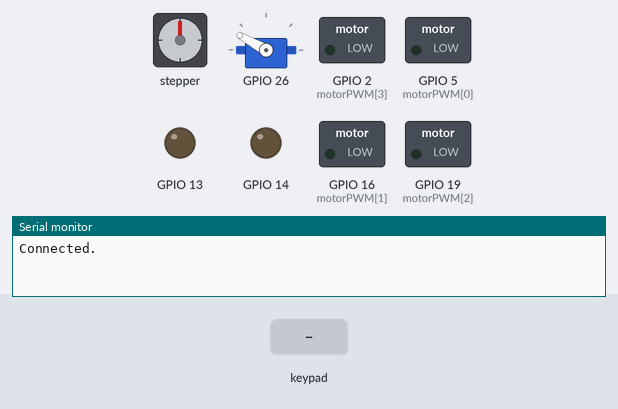
Bench run of a sketch on a simulated ESP32. Shown: stepper motor, servo, switched loads named in the sketch (green lamp = pin HIGH), output pins drawn as LEDs (lit = HIGH), the last lines printed to the serial monitor. Wiring (inferred from the names in the program): stepper motor (2048 steps per turn assumed): coils GPIO 17, GPIO 4, GPIO 18, GPIO 15. Inputs (shaded band) come from the test bench. Nothing arrives over Bluetooth unless stated; servo pulses on a pin are drawn as a servo (544–2400 µs = 0–180°).

Above: at 1.2 s.
1.3 s: key 'T' pressed
At 1.8 s:
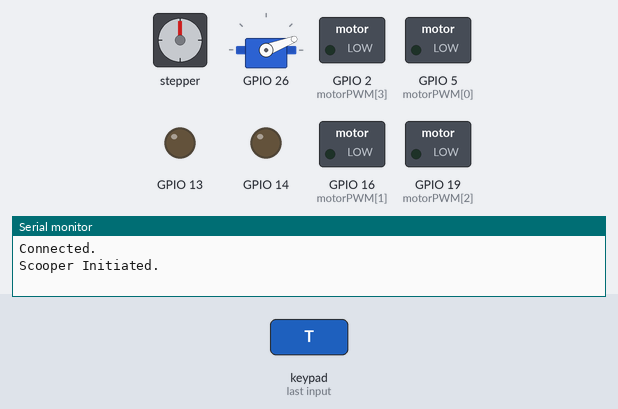
3.5 s: key '+' pressed
At 4.3 s:
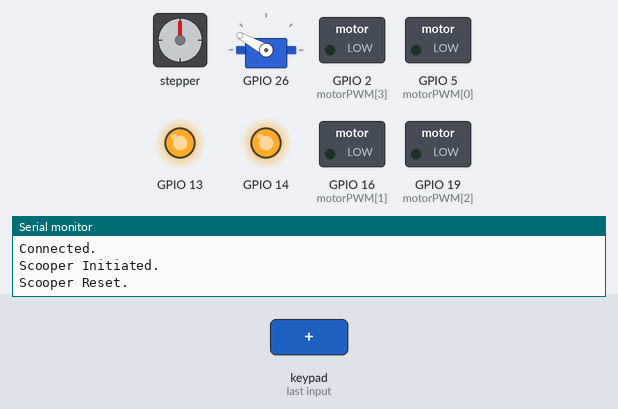
5.0 s: key 'S' pressed
At 5.4 s:
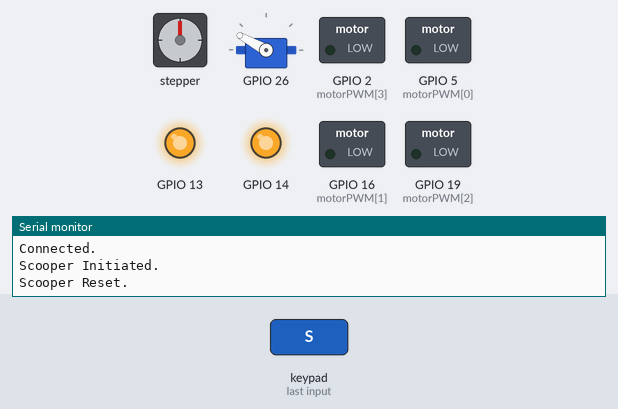
6.5 s: key 'T' pressed
At 7.7 s:
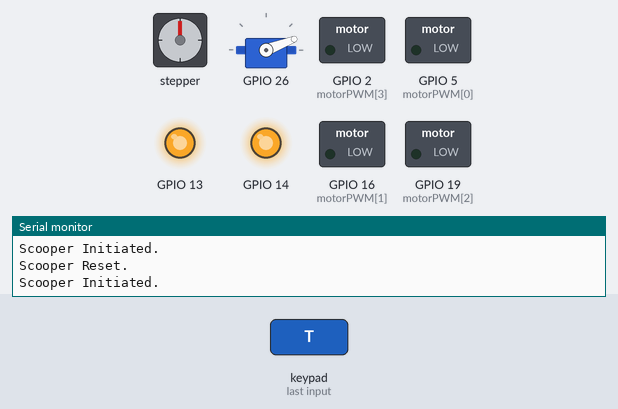
Timing chart, 0 to 10.0 s (numbered marks = the images above; inputs shaded):
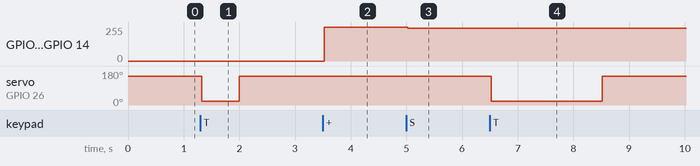

The sketch:

Robocon_Hitter_V2.ino
```cpp
// // Additional Functionalities
// #include "OTA.h"
// #include "User_interface.h"
// #include "MPU6050.h"

// Functional Macros
#include "PS3.h"
#include "Movement.h"
#include "Servo.h"
#include "Shooting.h"

void setup() {
  // Setup Read Spead and Serial monitor's Baud Rate
  analogReadResolution(12);
  Serial.begin(115200);

  // // Additional Macro Setups
  // OTA_setup();
  // User_interface_setup();
  // MPU6050_setup();

  // Macro Setups
  PS3_setup();
  Movement_setup();
  Servo_setup();
  launch_setup();

  while (!Ps3.isConnected())
  {
    motor(motor_Speed);
    //    OLED_display();
    //    OLED_display();
    PS3_move(stick_LX, stick_LY, stick_RX , stick_RY);
    //    server.handleClient();
    delay(1);
  }
}
int SpeedMode = 1;
void loop() {
  //launch(255);
  launch(shootingSpeed, startMotor);
// NOTE:
// launch() only sets the speed, doesn't actually shoot
// shootingSpeed is a global var set in PS3.h

  // // Additonal Macro Service Routines (Polling)
  // OLED_display();
  // server.handleClient();

  // Macro Service Routines (Polling)
  PS3_move(stick_LX, stick_LY, stick_RX , stick_RY);
  // PS3_move_DPAD();
  Servo_run(Triangle, Square, L1, R1);

  //  delay(1);
}
```

Movement.h
```cpp
// motor control system for TB6612FNG motor driver
// Also includes PS3 to motor control


//  motor control pin layout   [ Left Front, Right Front , Back Left , Back Right]
const byte motorPin1[] =  {17, 4, 18, 15};
const byte motorPWM[] = {5,  16, 19, 2};

//const byte motorPin1[] =  {15,4, 17, 18};
//const byte motorPWM[] = {2,  16, 5, 19}

//const byte motorPin2[] = {22, 2, 12, 17};
const byte motorChannel[] = {6, 7, 8, 9};
//const byte motorSTBY[] = {27};

int motor_Speed[] = {0, 0, 0, 0};
const byte PWM_resolution = 8;//16;
const int PWM_resolution_max_value = 255;//65536;


void motor(int Speed[])
{
  // invert back motors of the system
  Speed[0] = Speed[0];
  Speed[1] = Speed[1];
  Speed[2] = -Speed[2];
  Speed[3] = -Speed[3];

 // for loop to run each motors individually
  for (int x = 0; x < sizeof(motorPin1); x++)
  {

    if (Speed[x] > 0)
    { // Forward
      digitalWrite(motorPin1[x], HIGH);
      ledcWrite(motorChannel[x] , abs(Speed[x]));
    }
    else if (Speed[x] < 0)
    { // Reverse
      digitalWrite(motorPin1[x], LOW);
      ledcWrite(motorChannel[x] , abs(Speed[x]));
    }
    else
    { //Stop
      digitalWrite(motorPin1[x], LOW);
      ledcWrite(motorChannel[x] , 0);
    }
  }

}

void PS3_move(int LX, int LY, int RX , int RY)
{
  // angle from 0 to 2*pi
  float angle = PS3_LeftAnalogStickAngle (LX, LY)  ;

  //Speed  (range of 0 to 100)
  float Speed_total_percent = PS3_LeftAnalogStickSpeed(LX, LY);

  // turn speed for rotational movement
  float turn_Speed = 0;

  // filter to ignore inputs below 15 from controller for rotation only
  if (abs(RX) > 15) turn_Speed = map(RX, -128, 127 , -150, 150);


  /*Mecanum wheels programming instructions found on this website
    https://seamonsters-2605.github.io/archive/mecanum
    similar principle is applied, however the direction of motion was changed (clockwise being positive angle)
  */

  motor_Speed[0] = map(sin(angle + (1 * PI) / 4) * Speed_total_percent * 100, -10000, 10000, -PWM_resolution_max_value, PWM_resolution_max_value);
  motor_Speed[1] = map(sin(angle + (3 * PI) / 4) * Speed_total_percent * 100, -10000, 10000, -PWM_resolution_max_value, PWM_resolution_max_value);
  motor_Speed[2] = map(sin(angle + (3 * PI) / 4) * Speed_total_percent * 100, -10000, 10000, -PWM_resolution_max_value, PWM_resolution_max_value);
  motor_Speed[3] = map(sin(angle + (1 * PI) / 4) * Speed_total_percent * 100, -10000, 10000, -PWM_resolution_max_value, PWM_resolution_max_value);

  //apply turn Speed to allow control using right analog stick
  motor_Speed[0] = motor_Speed[0] + turn_Speed;
  motor_Speed[1] = motor_Speed[1] - turn_Speed;
  motor_Speed[2] = motor_Speed[2] + turn_Speed;
  motor_Speed[3] = motor_Speed[3] - turn_Speed;

  // run all motors with according speeds
  motor(motor_Speed);

}

//void smallRot(int speed, float angle , int rotateSpeed)
//{
//  Speed_total_percent = 50;
//
//  motor_Speed[0] = map(sin(angle + (1 * PI) / 4) * Speed_total_percent * 100, -10000, 10000, -PWM_resolution_max_value, PWM_resolution_max_value);
//  motor_Speed[1] = map(sin(angle + (3 * PI) / 4) * Speed_total_percent * 100, -10000, 10000, -PWM_resolution_max_value, PWM_resolution_max_value);
//  motor_Speed[2] = map(sin(angle + (3 * PI) / 4) * Speed_total_percent * 100, -10000, 10000, -PWM_resolution_max_value, PWM_resolution_max_value);
//  motor_Speed[3] = map(sin(angle + (1 * PI) / 4) * Speed_total_percent * 100, -10000, 10000, -PWM_resolution_max_value, PWM_resolution_max_value);
//
//  //apply turn Speed to allow control using right analog stick
//  motor_Speed[0] = motor_Speed[0] + turn_Speed;
//  motor_Speed[1] = motor_Speed[1] - turn_Speed;
//  motor_Speed[2] = motor_Speed[2] + turn_Speed;
//  motor_Speed[3] = motor_Speed[3] - turn_Speed;
//
//  // run all motors with according speeds
//  motor(motor_Speed);
//}


//void PS3_move_DPAD()
//{
//  // int Speed = pot_Value = map(analogRead(pot_Pin), 0, 4095, 0, PWM_resolution_max_value) ;
//  int Speed =150 ;
//
//  if ((Ps3.data.button.up == 0)  && (Ps3.data.button.right == 0) && (Ps3.data.button.down == 0) && (Ps3.data.button.left == 0) && (Ps3.data.button.l1 == 0) && (Ps3.data.button.r1 == 0))
//  {
//    motor_Speed[0] = 0;
//    motor_Speed[1] = 0;
//    motor_Speed[2] = 0;
//    motor_Speed[3] = 0;
//  }
//  else if ((Ps3.data.button.up == 1)  && (Ps3.data.button.right == 0) && (Ps3.data.button.down == 0) && (Ps3.data.button.left == 0))
//  {
//    motor_Speed[0] = +Speed;
//    motor_Speed[1] = +Speed;
//    motor_Speed[2] = +Speed;
//    motor_Speed[3] = +Speed;
//  }
//  else if ((Ps3.data.button.up == 1)  && (Ps3.data.button.right == 1) && (Ps3.data.button.down == 0) && (Ps3.data.button.left == 0))
//  {
//    motor_Speed[0] = +Speed;
//    motor_Speed[1] = 0;
//    motor_Speed[2] = 0;
//    motor_Speed[3] = +Speed;
//  }
//  else if ((Ps3.data.button.up == 0)  && (Ps3.data.button.right == 1) && (Ps3.data.button.down == 0) && (Ps3.data.button.left == 0))
//  {
//    motor_Speed[0] = +Speed;
//    motor_Speed[1] = -Speed;
//    motor_Speed[2] = -Speed;
//    motor_Speed[3] = +Speed;
//  }
//  else if ((Ps3.data.button.up == 0)  && (Ps3.data.button.right == 1) && (Ps3.data.button.down == 1) && (Ps3.data.button.left == 0))
//  {
//    motor_Speed[0] = 0;
//    motor_Speed[1] = -Speed;
//    motor_Speed[2] = -Speed;
//    motor_Speed[3] = 0;
//  }
//  else if ((Ps3.data.button.up == 0)  && (Ps3.data.button.right == 0) && (Ps3.data.button.down == 1) && (Ps3.data.button.left == 0))
//  {
//    motor_Speed[0] = -Speed;
//    motor_Speed[1] = -Speed;
//    motor_Speed[2] = -Speed;
//    motor_Speed[3] = -Speed;
//  }
//  else if ((Ps3.data.button.up == 0)  && (Ps3.data.button.right == 0) && (Ps3.data.button.down == 1) && (Ps3.data.button.left == 1))
//  {
//    motor_Speed[0] = -Speed;
//    motor_Speed[1] = 0;
//    motor_Speed[2] = 0;
//    motor_Speed[3] = -Speed;
//  }
//  else if ((Ps3.data.button.up == 0)  && (Ps3.data.button.right == 0) && (Ps3.data.button.down == 0) && (Ps3.data.button.left == 1))
//  {
//    motor_Speed[0] = -Speed;
//    motor_Speed[1] = +Speed;
//    motor_Speed[2] = +Speed;
//    motor_Speed[3] = -Speed;
//  }
//  else if ((Ps3.data.button.up == 1)  && (Ps3.data.button.right == 0) && (Ps3.data.button.down == 0) && (Ps3.data.button.left == 1))
//  {
//    motor_Speed[0] = 0;
//    motor_Speed[1] = Speed;
//    motor_Speed[2] = Speed;
//    motor_Speed[3] = 0;
//  }
//  else if ((Ps3.data.button.l1 == 1) && (Ps3.data.button.r1 == 0))
//  {
//    motor_Speed[0] = -Speed;
//    motor_Speed[1] = Speed;
//    motor_Speed[2] = -Speed;
//    motor_Speed[3] = Speed;
//  }
//  else if ((Ps3.data.button.l1 == 0) && (Ps3.data.button.r1 == 1))
//  {
//    motor_Speed[0] = Speed;
//    motor_Speed[1] = -Speed;
//    motor_Speed[2] = Speed;
//    motor_Speed[3] = -Speed;
//  }
//  else
//  {
//    motor_Speed[0] = 0;
//    motor_Speed[1] = 0;
//    motor_Speed[2] = 0;
//    motor_Speed[3] = 0;
//  }
//
//  motor(motor_Speed);
//}

void Movement_setup()
{
  // movement setup

  // activate Standby pin
//  for (int x = 0; x < sizeof(motorSTBY); x++)
//  {
//    pinMode(motorSTBY[x], OUTPUT);
//  }

// set motor pins as output
  for (int x = 0; x < sizeof(motorPin1); x++)
  {
    pinMode(motorPin1[x], OUTPUT);
//    pinMode(motorPin2[x], OUTPUT);
    ledcSetup(motorChannel[x], 5000, PWM_resolution);
    ledcAttachPin(motorPWM[x] , motorChannel[x] );
  }
}
```

PS3.h
```cpp
// Allows control using a PS3 controller by using the github library by jvpernis
//https://github.com/jvpernis/esp32-ps3

#include <Ps3Controller.h>

// Function prototypes
void dispSpeed(int shootingSpeed) ;

// PS3 Status Variables
int player = 0;
int battery = 0;

// Shooting motor status
int startMotor = 0;

// PS3 Control Variables (Movement)
int stick_LX;
int stick_LY;
int stick_RX;
int stick_RY;

// Micro-movement Variables
int smallUp = 0;
int smallDown = 0;
int smallLeft = 0;
int smallRight = 0;
int smallRotLeft = 0;
int smallRotRight = 0;

// PS3 Control Variables (Servos)
int Triangle = 0; // 0 = not pressed (hold position), 1 = pressed (Request Scoop)
int shootingSpeed = 255;

int Square = 0;   // 0 = not pressed (hold position), 1 = pressed (Request Ball Release)
int Circle = 0;
int L1 = 0;       // 0 = not pressed (hold position), 1 = pressed (Tighten Gripper)
int R1 = 0;       // 0 = not pressed (hold position), 1 = pressed (Loosen Gripper)

// PS3 Control Variables (Stepper)
int L2 = 0;       // 0 = not pressed (hold position), 1 = pressed (Move Gripper Up)
int R2 = 0;       // 0 = not pressed (hold position), 1 = pressed (Move Gripper Down)

// Internal Variable Changes when PS3 Control changes
void notify()
{
  // Movement
  if ( abs(Ps3.event.analog_changed.stick.lx) + abs(Ps3.event.analog_changed.stick.ly) > 2 ) {
    stick_LX = Ps3.data.analog.stick.lx;
    stick_LY = -Ps3.data.analog.stick.ly;
  }
//  else
//  {
//    stick_LX = 0;
//    stick_LY = 0;
//  }
  if ( abs(Ps3.event.analog_changed.stick.rx) + abs(Ps3.event.analog_changed.stick.ry) > 2 ) {
    stick_RX = Ps3.data.analog.stick.rx;
    stick_RY = -Ps3.data.analog.stick.ry;
  }
//  else
//  {
//    stick_RX = 0;
//    stick_RY = 0;
//  }

// MICRO-MOVEMENTS (TRANSLATION)
  if( Ps3.event.button_down.up ) {
    smallUp = 1;
    Serial.println("Started pressing the up button");
  }
  if( Ps3.event.button_up.up ) {
    smallUp = 0;
    Serial.println("Released the up button");
  }
  if( Ps3.event.button_down.right ) {
    smallRight = 1;
    Serial.println("Started pressing the right button");
  }
  if( Ps3.event.button_up.right ) {
    smallRight = 0;
    Serial.println("Released the right button");
  }
  if( Ps3.event.button_down.down ) {
    smallDown = 1;
    Serial.println("Started pressing the down button");
  }
  if( Ps3.event.button_up.down ) {
    smallDown = 0;
    Serial.println("Released the down button");
  }
  if( Ps3.event.button_down.left ) {
    smallLeft = 1;
    Serial.println("Started pressing the left button");
  }
  if( Ps3.event.button_up.left ) {
    smallLeft = 0;
    Serial.println("Released the left button");
  }

  // MICRO-MOVEMENTS (ROTATION)
  if( Ps3.event.button_down.r1 )        smallRotRight = 1;
  if( Ps3.event.button_up.r1 )          smallRotRight = 0;
  if( Ps3.event.button_down.l1 )        smallRotLeft = 1;
  if( Ps3.event.button_up.l1 )          smallRotLeft = 0;

// SHOOTING MOTOR (IMPORTANT)
  if (Ps3.event.button_down.start ) startMotor = 1;
  if( Ps3.event.button_down.select ) startMotor = 0;

  // SHOOTING SPEED (IMPORTANT)
  if( Ps3.event.button_down.circle ) {
    if (shootingSpeed + 10 <= 255) {
      shootingSpeed += 10;
      Circle = 1;
    }
    dispSpeed(shootingSpeed);
  }
  if( Ps3.event.button_up.circle )      Circle = 0;

  if( Ps3.event.button_down.square ) {
    if (shootingSpeed - 10 >= 0) {
      shootingSpeed -= 10;
      Square = 1;
    }
    dispSpeed(shootingSpeed);
  }
  if( Ps3.event.button_up.square )      Square = 0;

  // LINEAR ACTUATOR (IMPORTANT)
  if( Ps3.event.button_down.triangle )  Triangle = 1;
  if( Ps3.event.button_up.triangle )    Triangle = 0;


//  if( Ps3.event.button_down.r1 )        R1 = 1;
//  if( Ps3.event.button_up.r1 )          R1 = 0;
//  if( Ps3.event.button_down.l1 )        L1 = 1;
//  if( Ps3.event.button_up.l1 )          L1 = 0;

  // Stepper
  if( Ps3.event.button_down.r2 )  R2 = 1;
  if( Ps3.event.button_up.r2 )    R2 = 0;
  if( Ps3.event.button_down.l2 )  L2 = 1;
  if( Ps3.event.button_up.l2 )    L2 = 0;
}

void dispSpeed(int shootingSpeed) {
    if (shootingSpeed >= 0 && shootingSpeed < 5) {
      Ps3.setPlayer(1);
    }
    else if (shootingSpeed >= 5 && shootingSpeed < 35) {
      Ps3.setPlayer(2);
    }
    else if (shootingSpeed >= 35 && shootingSpeed < 65) {
      Ps3.setPlayer(3);
    }
    else if (shootingSpeed >= 65 && shootingSpeed < 95) {
      Ps3.setPlayer(4);
    }
    else if (shootingSpeed >= 95 && shootingSpeed < 125) {
      Ps3.setPlayer(5);
    }
    else if (shootingSpeed >= 125 && shootingSpeed < 155) {
      Ps3.setPlayer(6);
    }
    else if (shootingSpeed >= 155 && shootingSpeed < 185) {
      Ps3.setPlayer(7);
    }
    else if (shootingSpeed >= 185 && shootingSpeed < 215) {
      Ps3.setPlayer(8);
    }
    else if (shootingSpeed >= 215 && shootingSpeed <= 245) {
      Ps3.setPlayer(9);
    }
    else if (shootingSpeed == 255) {
      Ps3.setPlayer(10);
    }
    else {
      Ps3.setPlayer(0);
    }
}

void onConnect() {
  Serial.println("Connected.");
}

// CHECK SERIAL CODE (IMPORTANT)
void PS3_setup()
{
  Ps3.attach(notify);
  Ps3.attachOnConnect(onConnect);
  Ps3.begin("01:02:03:04:05:06");
}

// Helper Function to Calculate Analog Stick Angle
float PS3_LeftAnalogStickAngle (int LX, int LY)
{
  float LX_vector = map(LX, -128, 127, -10000, 10000) / 100;
  float LY_vector = map(LY, -127, 128, -10000, 10000) / 100;
  float angle ;
  if (LY_vector == 0 && LX_vector > 0) angle = PI / 2;
  else if (LY_vector == 0 && LX_vector < 0) angle = 3 * PI / 2;
  else if (LY_vector == 0 && LX_vector == 0) angle = 0;
  else angle = atan(abs(LX_vector) / abs(LY_vector));

  if ( LX_vector > 0 && LY_vector > 0) angle = angle;
  else if ( LX_vector > 0 && LY_vector < 0) angle = PI - angle ;
  else if ( LX_vector < 0 && LY_vector < 0) angle = PI + angle;
  else if ( LX_vector < 0 && LY_vector > 0) angle = 2 * PI - angle;

  return angle;
}

// Helper Function to Calculate Analog Stick Speed
float PS3_LeftAnalogStickSpeed(int LX, int LY)
{
  float LX_vector = 0;
  float LY_vector = 0;
  if (abs(LX) > 15) LX_vector = map(LX, -128, 127, -10000, 10000) / 100;
//  else LX_vector = 0;
  if (abs(LY) > 15) LY_vector = map(LY, -127, 128, -10000, 10000) / 100;
//  else LY_vector = 0;
  float Speed = sqrt(LX_vector * LX_vector + LY_vector * LY_vector);
  if (Speed > 100) Speed = 100;

  return Speed;
}
```

PWMServo.h
```cpp
static const int minBit = 1638; // corresponding to 0 deg
static const int maxBit = 7864; // corresponding to 180 deg
static const int minDeg = 0;
static const int maxDeg = 180;
static const int freq = 50;
const int bitWidth = 16;
int servoPulse;


void PWMsetup(int channel, int pin) {
  ledcSetup(channel, freq,  bitWidth); // 50 Hz, 16-bit width
  ledcAttachPin(pin, channel);   // GPIO pin assigned to channel
}

// Creates a PWM signal by mapping the position of the servo in degrees to
void setPos(int channel, int deg) {
  servoPulse = map(deg, minDeg, maxDeg, minBit, maxBit);
  ledcWrite(channel, servoPulse);
}


//
//int ledState = LOW;             // ledState used to set the LED
//unsigned long previousMillis = 0;        // will store last time LED was updated
//const long interval = 5000;           // interval at which to blink (milliseconds)
//void setup() {
//  ledcSetup(1, freq,  bitWidth); // channel 1, 50 Hz, 16-bit width
//  ledcAttachPin(pin1, 1);   // GPIO 23 assigned to channel 1
//
//  ledcSetup(2, freq,  bitWidth); // channel 1, 50 Hz, 16-bit width
//  ledcAttachPin(pin2, 2);   // GPIO 23 assigned to channel 1
//}
//
//  float value = 90;
//  int servoPulse =0;
//void loop() {
//  //      ledcWrite(1, 1638);       // 0 degrees
//  //      ledcWrite(2, 7864);       // 0 degrees
//  //      delay(3000);
//  //      ledcWrite(1, 7864);       // 180 degrees
//  //      ledcWrite(2, 1638);       // 0 degrees
//  //      delay(3000);
//
//
//  unsigned long currentMillis = millis();
//  if (currentMillis - previousMillis >= interval) {
//    // save the last time you blinked the LED
//    previousMillis = currentMillis;
//    if (ledState == LOW) {
//      ledState = HIGH;
//      value = 150;
//      servoPulse = map(value, 0, 180, 1638, 7864);
//      ledcWrite(1, servoPulse);       // 90 degrees
//
//      value = 30;
//      servoPulse = map(value, 0, 180, 1638, 7864);
//      ledcWrite(2,servoPulse);
////      servoPulse = 20;
//    }
//    else {
//      ledState = LOW;
//      value = 30;
//      servoPulse = map(value, 0, 180, 1638, 7864);
//      ledcWrite(1, servoPulse);       // 180 degrees
//
//      value = 150;
//      servoPulse = map(value, 0, 180, 1638, 7864);
//      ledcWrite(2,servoPulse);       // 0 degrees
//    }
//  }
//}
```

Source omitted: Servo.h (3974 bytes), Shooting.h (1360 bytes)

Measured:
- after the input at 1.3 s, servo on GPIO 26: 151° → 21° at once, → 151° 0.68 s later
- after the input at 3.5 s, GPIO 13, GPIO 14: 0/255 → 255/255 at once
- after the input at 5.0 s, GPIO 13, GPIO 14: 255/255 → 244/255 at once
- after the input at 6.5 s, servo on GPIO 26: 151° → 21° at once, → 151° 2.0 s later
